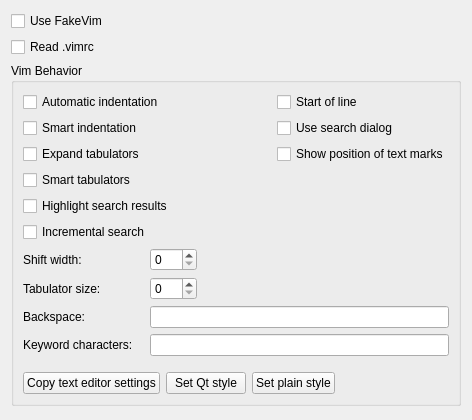
<?xml version="1.0" encoding="UTF-8"?>
<ui version="4.0">
 <class>FakeVimOptionPage</class>
 <widget class="QWidget" name="FakeVimOptionPage">
  <property name="geometry">
   <rect>
    <x>0</x>
    <y>0</y>
    <width>472</width>
    <height>420</height>
   </rect>
  </property>
  <layout class="QVBoxLayout" name="verticalLayout_2">
   <item>
    <widget class="QCheckBox" name="checkBoxUseFakeVim">
     <property name="text">
      <string>Use FakeVim</string>
     </property>
    </widget>
   </item>
   <item>
    <widget class="QCheckBox" name="checkBoxReadVimRc">
     <property name="text">
      <string>Read .vimrc</string>
     </property>
    </widget>
   </item>
   <item>
    <widget class="QGroupBox" name="groupBox">
     <property name="title">
      <string>Vim Behavior</string>
     </property>
     <layout class="QGridLayout" name="gridLayout">
      <item row="0" column="0" colspan="2">
       <widget class="QCheckBox" name="checkBoxAutoIndent">
        <property name="text">
         <string>Automatic indentation</string>
        </property>
       </widget>
      </item>
      <item row="0" column="2">
       <widget class="QCheckBox" name="checkBoxStartOfLine">
        <property name="text">
         <string>Start of line</string>
        </property>
       </widget>
      </item>
      <item row="1" column="0" colspan="2">
       <widget class="QCheckBox" name="checkBoxSmartIndent">
        <property name="text">
         <string>Smart indentation</string>
        </property>
       </widget>
      </item>
      <item row="1" column="2">
       <widget class="QCheckBox" name="checkBoxUseCoreSearch">
        <property name="text">
         <string>Use search dialog</string>
        </property>
       </widget>
      </item>
      <item row="2" column="0" colspan="2">
       <widget class="QCheckBox" name="checkBoxExpandTab">
        <property name="text">
         <string>Expand tabulators</string>
        </property>
       </widget>
      </item>
      <item row="2" column="2">
       <widget class="QCheckBox" name="checkBoxShowMarks">
        <property name="text">
         <string>Show position of text marks</string>
        </property>
       </widget>
      </item>
      <item row="3" column="0" colspan="2">
       <widget class="QCheckBox" name="checkBoxSmartTab">
        <property name="text">
         <string>Smart tabulators</string>
        </property>
       </widget>
      </item>
      <item row="4" column="0" colspan="2">
       <widget class="QCheckBox" name="checkBoxHlSearch">
        <property name="text">
         <string>Highlight search results</string>
        </property>
       </widget>
      </item>
      <item row="5" column="0" colspan="2">
       <widget class="QCheckBox" name="checkBoxIncSearch">
        <property name="text">
         <string>Incremental search</string>
        </property>
       </widget>
      </item>
      <item row="6" column="0">
       <widget class="QLabel" name="labelShiftWidth">
        <property name="text">
         <string>Shift width:</string>
        </property>
       </widget>
      </item>
      <item row="6" column="1" colspan="2">
       <layout class="QHBoxLayout" name="horizontalLayout_2">
        <item>
         <widget class="QSpinBox" name="spinBoxShiftWidth">
          <property name="maximum">
           <number>999</number>
          </property>
         </widget>
        </item>
        <item>
         <spacer name="horizontalSpacer_2">
          <property name="orientation">
           <enum>Qt::Horizontal</enum>
          </property>
          <property name="sizeHint" stdset="0">
           <size>
            <width>40</width>
            <height>20</height>
           </size>
          </property>
         </spacer>
        </item>
       </layout>
      </item>
      <item row="7" column="0">
       <widget class="QLabel" name="labelTabulator">
        <property name="toolTip">
         <string>vim's &quot;tabstop&quot; option</string>
        </property>
        <property name="text">
         <string>Tabulator size:</string>
        </property>
       </widget>
      </item>
      <item row="7" column="1" colspan="2">
       <layout class="QHBoxLayout" name="horizontalLayout_3">
        <item>
         <widget class="QSpinBox" name="spinBoxTabStop">
          <property name="maximum">
           <number>999</number>
          </property>
         </widget>
        </item>
        <item>
         <spacer name="horizontalSpacer_3">
          <property name="orientation">
           <enum>Qt::Horizontal</enum>
          </property>
          <property name="sizeHint" stdset="0">
           <size>
            <width>40</width>
            <height>20</height>
           </size>
          </property>
         </spacer>
        </item>
       </layout>
      </item>
      <item row="8" column="0">
       <widget class="QLabel" name="labelBackspace">
        <property name="text">
         <string>Backspace:</string>
        </property>
       </widget>
      </item>
      <item row="8" column="1" colspan="2">
       <widget class="QLineEdit" name="lineEditBackspace"/>
      </item>
      <item row="9" column="0">
       <widget class="QLabel" name="labelIsKeyword">
        <property name="text">
         <string>Keyword characters:</string>
        </property>
       </widget>
      </item>
      <item row="9" column="1" colspan="2">
       <widget class="QLineEdit" name="lineEditIsKeyword"/>
      </item>
      <item row="10" column="0">
       <spacer name="verticalSpacer">
        <property name="orientation">
         <enum>Qt::Vertical</enum>
        </property>
        <property name="sizeType">
         <enum>QSizePolicy::Fixed</enum>
        </property>
        <property name="sizeHint" stdset="0">
         <size>
          <width>17</width>
          <height>10</height>
         </size>
        </property>
       </spacer>
      </item>
      <item row="11" column="0" colspan="3">
       <layout class="QHBoxLayout" name="horizontalLayout">
        <item>
         <widget class="QPushButton" name="pushButtonCopyTextEditorSettings">
          <property name="text">
           <string>Copy text editor settings</string>
          </property>
         </widget>
        </item>
        <item>
         <widget class="QPushButton" name="pushButtonSetQtStyle">
          <property name="text">
           <string>Set Qt style</string>
          </property>
         </widget>
        </item>
        <item>
         <widget class="QPushButton" name="pushButtonSetPlainStyle">
          <property name="text">
           <string>Set plain style</string>
          </property>
         </widget>
        </item>
        <item>
         <spacer name="horizontalSpacer">
          <property name="orientation">
           <enum>Qt::Horizontal</enum>
          </property>
          <property name="sizeHint" stdset="0">
           <size>
            <width>40</width>
            <height>20</height>
           </size>
          </property>
         </spacer>
        </item>
       </layout>
      </item>
     </layout>
    </widget>
   </item>
   <item>
    <spacer name="verticalSpacer_2">
     <property name="orientation">
      <enum>Qt::Vertical</enum>
     </property>
     <property name="sizeHint" stdset="0">
      <size>
       <width>20</width>
       <height>40</height>
      </size>
     </property>
    </spacer>
   </item>
  </layout>
 </widget>
 <resources/>
 <connections/>
</ui>
